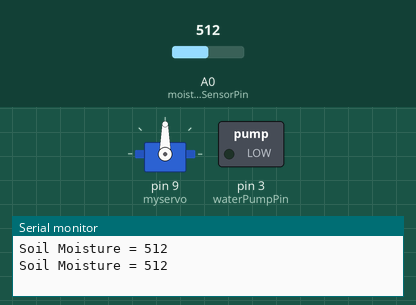
Simulated run of this sketch. Board: Arduino Uno, built with avr-gcc and run on an emulated ATmega328P. On the bench: servo, switched loads named in the sketch (green lamp = pin HIGH), the last lines printed to the serial monitor. The inputs (shaded band) are chosen by the test bench; at power-on: A0 (moistureSensorPin) = 512.

Above: at 2.8 s.
2.9 s: A0 (moistureSensorPin) set to 315
5.6 s: A0 (moistureSensorPin) set to 285
At 6.6 s:
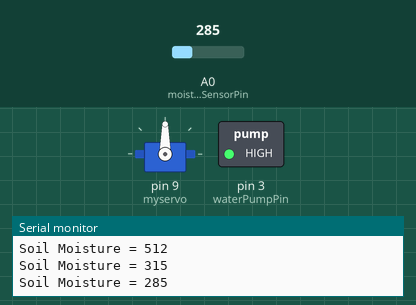
11.5 s: A0 (moistureSensorPin) set to 306
At 12.6 s:
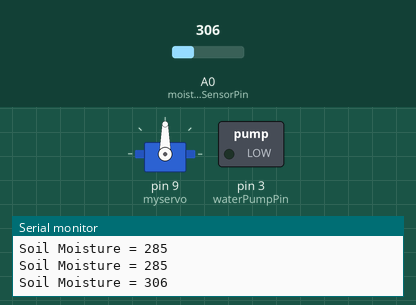
14.2 s: A0 (moistureSensorPin) set to 122
At 16.6 s:
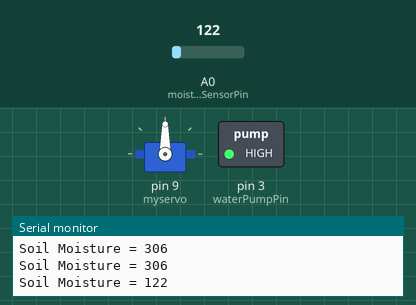
Timing chart, 0 to 21.2 s (numbered marks = the images above; inputs shaded):
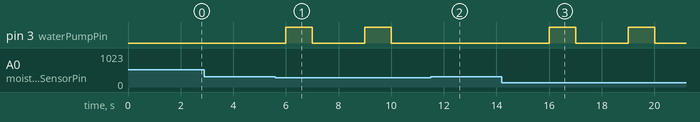

Measured:
- the behaviour switches between 300 and 299 on A0 (moistureSensorPin) (found by bisection; images 0 and 1)
- after the input at 5.6 s, pin 3 (waterPumpPin): alternates HIGH for 1.0 s and LOW for 2.0 s, starting after 0.40 s
- after the input at 11.5 s, pin 3 (waterPumpPin): stays LOW (without the input it goes to HIGH after 0.50 s)
- after the input at 14.2 s, pin 3 (waterPumpPin): alternates HIGH for 1.0 s and LOW for 2.0 s, starting after 1.8 s

The sketch:

SmartPlantWateringSystem.ino
```cpp
#include <Servo.h>

// Define the pin numbers
const int moistureSensorPin = A0; // Soil moisture sensor connected to A0
const int waterPumpPin = 3;       // Relay module connected to digital pin 3

// Threshold for soil moisture level
const int drySoil = 300;

Servo myservo;  // create servo object to control a servo

void setup() {
  pinMode(moistureSensorPin, INPUT);
  pinMode(waterPumpPin, OUTPUT);
  myservo.attach(9);  // attaches the servo on pin 9 to the servo object
  Serial.begin(9600); // Start serial communication at 9600 baud rate
}

void loop() {
  int soilMoistureValue = analogRead(moistureSensorPin); // Read the value from the moisture sensor
  Serial.print("Soil Moisture = ");
  Serial.println(soilMoistureValue); // Print the soil moisture value to the serial monitor

  if (soilMoistureValue < drySoil) {
    digitalWrite(waterPumpPin, HIGH); // Turn on water pump
    delay(1000); // Keep the pump on for 1 second
    digitalWrite(waterPumpPin, LOW); // Turn off water pump
  } else {
    digitalWrite(waterPumpPin, LOW); // Ensure the pump is off
  }

  delay(2000); // Wait for 2 seconds before reading again
}
```
